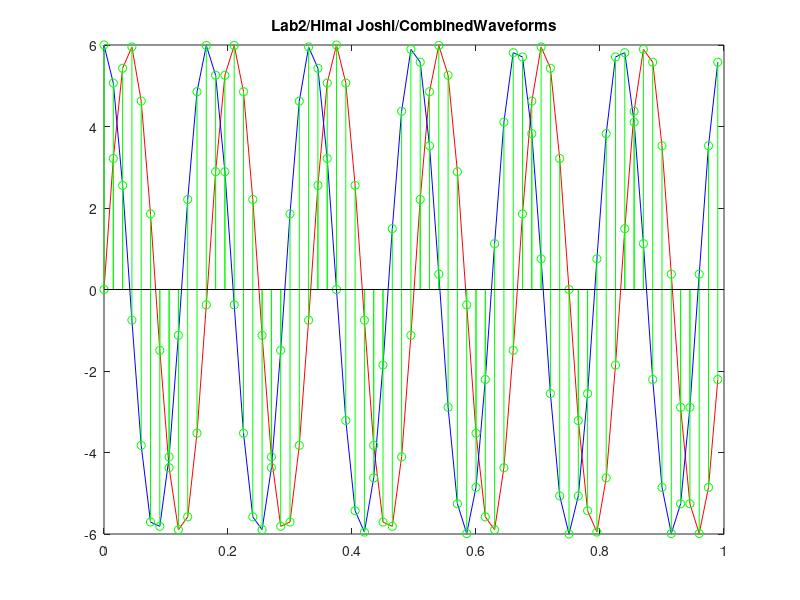

Write MATLAB code to recreate this figure.
a = 6;        
f = 6;        
t = 0:0.015:1; 
y = a * sin(2 * pi * f * t);
yy = a * cos(2 * pi * f * t);
plot(t, y, '-red')
hold on
plot(t, zeros(size(t)), '-black')
hold on
plot(t, yy, '-blue')
hold on
stem(t, y, '-green')
hold on
stem(t, yy, '-green')
hold on
title('Lab2/Himal Joshi/CombinedWaveforms')